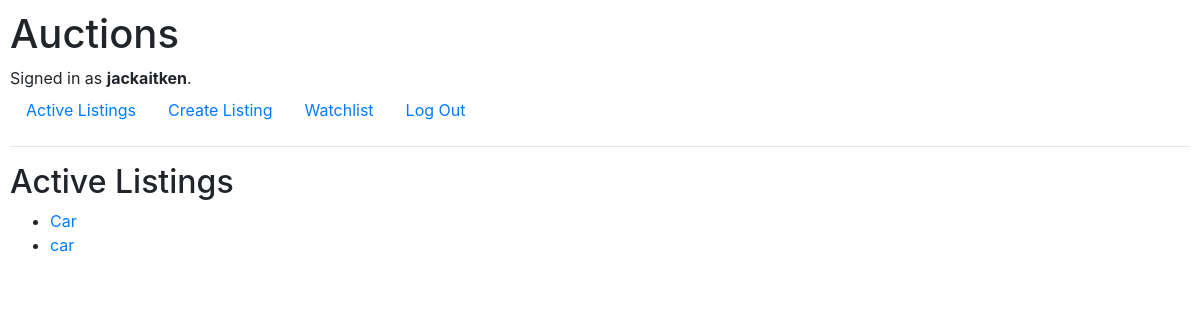
The page / (signed in) on the database its author committed.
### auctions/models.py (models this page shows)
class User(AbstractUser):
    username = models.CharField(max_length=64, unique=True)
    password = models.CharField(max_length=16)

class Listing(models.Model):
    title = models.CharField(max_length=100, null=False)
    description = models.CharField(max_length=500, null=False)
    price = models.IntegerField()
    user = models.ForeignKey(User, on_delete=models.CASCADE, related_name="listing")
    image = models.URLField(null=True, blank=True, verbose_name="image")
    comments = models.ForeignKey(Comment, on_delete=models.CASCADE, related_name="listing_comment", null=True)

### auctions/views.py (the view)
# urls.py: path("", views.index, name="index"),
def index(request):
    listings = Listing.objects.all()
    return render(request, "auctions/index.html", {
        "listings": listings
    })

### auctions/templates/auctions/index.html
{% extends "auctions/layout.html" %}
{% block body %}
    <h2>Active Listings</h2>
    {% if listings %}
        <ul>
            {% for listing in listings %}
            <li><a href="{% url 'listing' listing.id %}">{{ listing.title }}</a></li>
            {% endfor %}
        </ul>
    {% else %}
        <p>No active listings</p>
    {% endif %}
{% endblock %}

### auctions/templates/auctions/layout.html (shortened to what this page needs)
{% load static %}
<!DOCTYPE html>
<html lang="en">
    <head>
        <link rel="stylesheet" href="https://stackpath.bootstrapcdn.com/bootstrap/4.4.1/css/bootstrap.min.css">
        <link href="{% static 'auctions/styles.css' %}" rel="stylesheet">
    </head>
    <body>
        <h1>Auctions</h1>
        <div>
            {% if user.is_authenticated %}
                Signed in as <strong>{{ user.username }}</strong>.
            {% else %}
                Not signed in.
            {% endif %}
        </div>
        <ul class="nav">
            <li class="nav-item">
                <a class="nav-link" href="{% url 'index' %}">Active Listings</a>
            </li>
            {% if user.is_authenticated %}
                <li class="nav-item">
                    <a class="nav-link" href="{% url 'create_listing' %}">Create Listing</a>
                </li>
                <li class="nav-item">
                    <a class="nav-link" href="{% url 'watchlist' %}">Watchlist</a>
                </li>
                <li class="nav-item">
                    <a class="nav-link" href="{% url 'logout' %}">Log Out</a>
                </li>
            {% endif %}
        </ul>
        <hr>
        {% block body %}
        {% endblock %}
    </body>
</html>

### auctions/static/auctions/styles.css (style rules this page uses)
body { padding: 10px; }

### rows shown on the page
User: username "jackaitken"
Listing: title "Car"
Listing: title "car"
